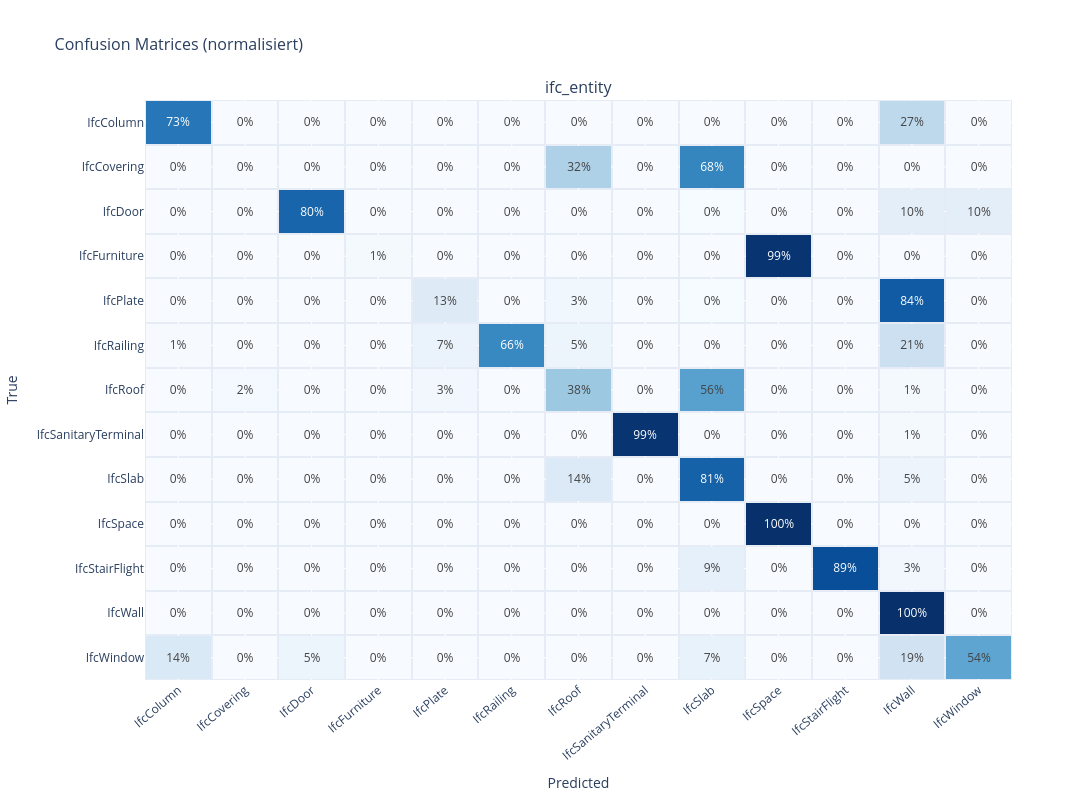
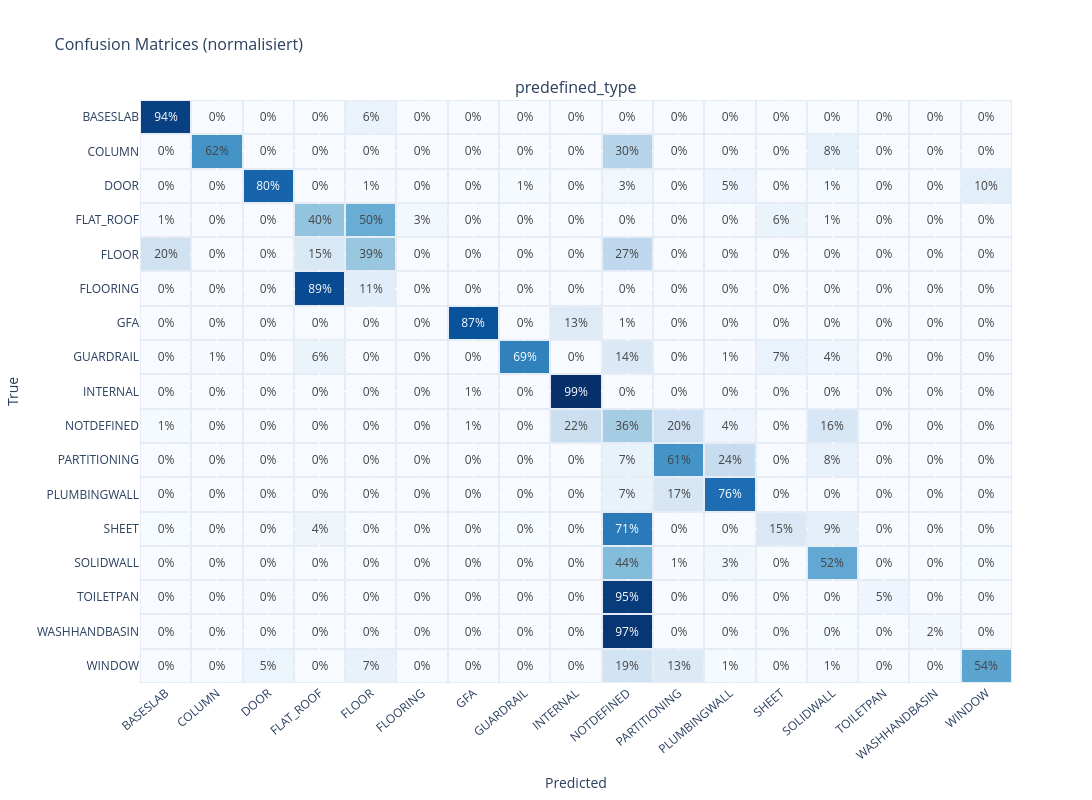
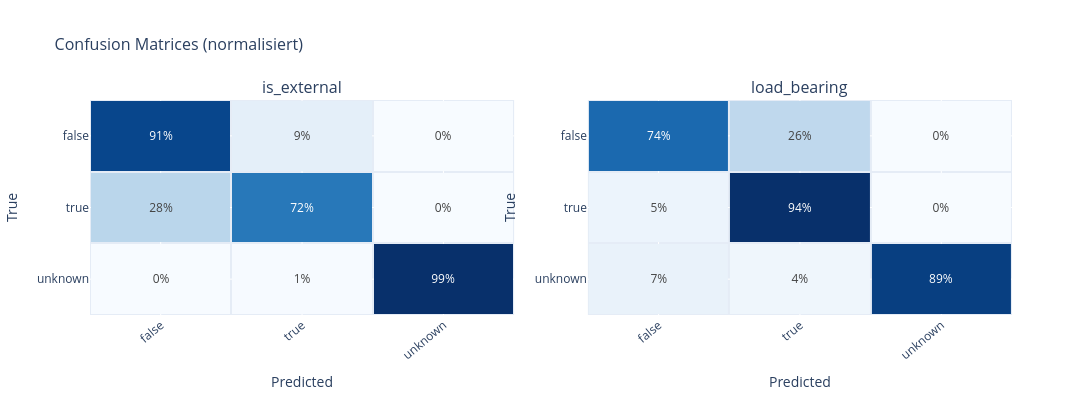

These figures' notebook cell, in order:
### Code cell
# compute confusion matrices for all labels on the validation set and show them normalized (by true label count)
plot_confusion_matrices(val_cms, label="ifc_entity", ncols=1, normalize=True)
plot_confusion_matrices(val_cms, label="predefined_type", ncols=1, normalize=True)
plot_confusion_matrices(val_cms, label=["is_external", "load_bearing"], ncols=2, height=400, normalize=True)

### Figure 1 — Plotly figure (JSON) as saved in the notebook; plotly's stock layout.template omitted (floating-point values rounded to 4 significant figures; data arrays with more than 128 entries replaced by an {"elided": "..."} marker saying what was removed)
{"data": [{"colorscale": [[0, "rgb(247,251,255)"], [0.125, "rgb(222,235,247)"], [0.25, "rgb(198,219,239)"], [0.375, "rgb(158,202,225)"], [0.5, "rgb(107,174,214)"], [0.625, "rgb(66,146,198)"], [0.75, "rgb(33,113,181)"], [0.875, "rgb(8,81,156)"], [1, "rgb(8,48,107)"]], "hovertemplate": "True: %{y}<br>Predicted: %{x}<br>Recall: %{z:.1%}<extra></extra>", "showscale": false, "text": {"elided": "13x13 float values"}, "texttemplate": "%{z:.0%}", "type": "heatmap", "x": ["IfcColumn", "IfcCovering", "IfcDoor", "IfcFurniture", "IfcPlate", "IfcRailing", "IfcRoof", "IfcSanitaryTerminal", "IfcSlab", "IfcSpace", "IfcStairFlight", "IfcWall", "IfcWindow"], "xaxis": "x", "xgap": 2, "y": ["IfcColumn", "IfcCovering", "IfcDoor", "IfcFurniture", "IfcPlate", "IfcRailing", "IfcRoof", "IfcSanitaryTerminal", "IfcSlab", "IfcSpace", "IfcStairFlight", "IfcWall", "IfcWindow"], "yaxis": "y", "ygap": 2, "z": {"elided": "13x13 float values"}}], "layout": {"annotations": [{"font": {"size": 16}, "showarrow": false, "text": "ifc_entity", "x": 0.5, "xanchor": "center", "xref": "paper", "y": 1, "yanchor": "bottom", "yref": "paper"}], "height": 800, "title": {"font": {"size": 16}, "text": "Confusion Matrices (normalisiert)"}, "width": 1400, "xaxis": {"anchor": "y", "domain": [0, 1], "tickangle": -40, "title": {"text": "Predicted"}}, "yaxis": {"anchor": "x", "autorange": "reversed", "domain": [0, 1], "title": {"text": "True"}}}}

### Figure 2 — Plotly figure (JSON) as saved in the notebook; plotly's stock layout.template omitted (floating-point values rounded to 4 significant figures; data arrays with more than 128 entries replaced by an {"elided": "..."} marker saying what was removed)
{"data": [{"colorscale": [[0, "rgb(247,251,255)"], [0.125, "rgb(222,235,247)"], [0.25, "rgb(198,219,239)"], [0.375, "rgb(158,202,225)"], [0.5, "rgb(107,174,214)"], [0.625, "rgb(66,146,198)"], [0.75, "rgb(33,113,181)"], [0.875, "rgb(8,81,156)"], [1, "rgb(8,48,107)"]], "hovertemplate": "True: %{y}<br>Predicted: %{x}<br>Recall: %{z:.1%}<extra></extra>", "showscale": false, "text": {"elided": "17x17 float values"}, "texttemplate": "%{z:.0%}", "type": "heatmap", "x": ["BASESLAB", "COLUMN", "DOOR", "FLAT_ROOF", "FLOOR", "FLOORING", "GFA", "GUARDRAIL", "INTERNAL", "NOTDEFINED", "PARTITIONING", "PLUMBINGWALL", "SHEET", "SOLIDWALL", "TOILETPAN", "WASHHANDBASIN", "WINDOW"], "xaxis": "x", "xgap": 2, "y": ["BASESLAB", "COLUMN", "DOOR", "FLAT_ROOF", "FLOOR", "FLOORING", "GFA", "GUARDRAIL", "INTERNAL", "NOTDEFINED", "PARTITIONING", "PLUMBINGWALL", "SHEET", "SOLIDWALL", "TOILETPAN", "WASHHANDBASIN", "WINDOW"], "yaxis": "y", "ygap": 2, "z": {"elided": "17x17 float values"}}], "layout": {"annotations": [{"font": {"size": 16}, "showarrow": false, "text": "predefined_type", "x": 0.5, "xanchor": "center", "xref": "paper", "y": 1, "yanchor": "bottom", "yref": "paper"}], "height": 800, "title": {"font": {"size": 16}, "text": "Confusion Matrices (normalisiert)"}, "width": 1400, "xaxis": {"anchor": "y", "domain": [0, 1], "tickangle": -40, "title": {"text": "Predicted"}}, "yaxis": {"anchor": "x", "autorange": "reversed", "domain": [0, 1], "title": {"text": "True"}}}}

### Figure 3 — Plotly figure (JSON) as saved in the notebook; plotly's stock layout.template omitted (floating-point values rounded to 4 significant figures)
{"data": [{"colorscale": [[0, "rgb(247,251,255)"], [0.125, "rgb(222,235,247)"], [0.25, "rgb(198,219,239)"], [0.375, "rgb(158,202,225)"], [0.5, "rgb(107,174,214)"], [0.625, "rgb(66,146,198)"], [0.75, "rgb(33,113,181)"], [0.875, "rgb(8,81,156)"], [1, "rgb(8,48,107)"]], "hovertemplate": "True: %{y}<br>Predicted: %{x}<br>Recall: %{z:.1%}<extra></extra>", "showscale": false, "text": [[0.9068, 0.09195, 0.001295], [0.2838, 0.7162, 0.0], [0.002273, 0.006818, 0.9909]], "texttemplate": "%{z:.0%}", "type": "heatmap", "x": ["false", "true", "unknown"], "xaxis": "x", "xgap": 2, "y": ["false", "true", "unknown"], "yaxis": "y", "ygap": 2, "z": [[0.9068, 0.09195, 0.001295], [0.2838, 0.7162, 0.0], [0.002273, 0.006818, 0.9909]]}, {"colorscale": [[0, "rgb(247,251,255)"], [0.125, "rgb(222,235,247)"], [0.25, "rgb(198,219,239)"], [0.375, "rgb(158,202,225)"], [0.5, "rgb(107,174,214)"], [0.625, "rgb(66,146,198)"], [0.75, "rgb(33,113,181)"], [0.875, "rgb(8,81,156)"], [1, "rgb(8,48,107)"]], "hovertemplate": "True: %{y}<br>Predicted: %{x}<br>Recall: %{z:.1%}<extra></extra>", "showscale": false, "text": [[0.7378, 0.2586, 0.003583], [0.05404, 0.9419, 0.004084], [0.07029, 0.04127, 0.8884]], "texttemplate": "%{z:.0%}", "type": "heatmap", "x": ["false", "true", "unknown"], "xaxis": "x2", "xgap": 2, "y": ["false", "true", "unknown"], "yaxis": "y2", "ygap": 2, "z": [[0.7378, 0.2586, 0.003583], [0.05404, 0.9419, 0.004084], [0.07029, 0.04127, 0.8884]]}], "layout": {"annotations": [{"font": {"size": 16}, "showarrow": false, "text": "is_external", "x": 0.23, "xanchor": "center", "xref": "paper", "y": 1, "yanchor": "bottom", "yref": "paper"}, {"font": {"size": 16}, "showarrow": false, "text": "load_bearing", "x": 0.77, "xanchor": "center", "xref": "paper", "y": 1, "yanchor": "bottom", "yref": "paper"}], "height": 400, "title": {"font": {"size": 16}, "text": "Confusion Matrices (normalisiert)"}, "width": 1400, "xaxis": {"anchor": "y", "domain": [0, 0.46], "tickangle": -40, "title": {"text": "Predicted"}}, "xaxis2": {"anchor": "y2", "domain": [0.54, 1], "tickangle": -40, "title": {"text": "Predicted"}}, "yaxis": {"anchor": "x", "autorange": "reversed", "domain": [0, 1], "title": {"text": "True"}}, "yaxis2": {"anchor": "x2", "autorange": "reversed", "domain": [0, 1], "title": {"text": "True"}}}}
